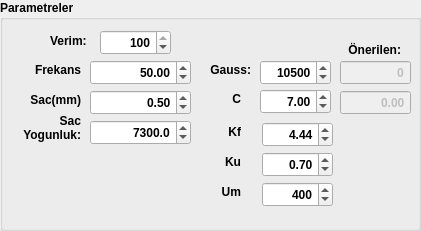
     <widget class="QGroupBox" name="groupBox_3">
      <property name="geometry">
       <rect>
        <x>540</x>
        <y>10</y>
        <width>421</width>
        <height>231</height>
       </rect>
      </property>
      <property name="font">
       <font>
        <weight>75</weight>
        <bold>true</bold>
       </font>
      </property>
      <property name="title">
       <string>Parametreler</string>
      </property>
      <widget class="QDoubleSpinBox" name="doubleSpinBox_sac">
       <property name="geometry">
        <rect>
         <x>90</x>
         <y>90</y>
         <width>101</width>
         <height>25</height>
        </rect>
       </property>
       <property name="font">
        <font>
         <weight>75</weight>
         <bold>true</bold>
        </font>
       </property>
       <property name="layoutDirection">
        <enum>Qt::LeftToRight</enum>
       </property>
       <property name="autoFillBackground">
        <bool>false</bool>
       </property>
       <property name="alignment">
        <set>Qt::AlignRight|Qt::AlignTrailing|Qt::AlignVCenter</set>
       </property>
       <property name="value">
        <double>0.500000000000000</double>
       </property>
      </widget>
      <widget class="QLabel" name="label_4">
       <property name="geometry">
        <rect>
         <x>10</x>
         <y>90</y>
         <width>71</width>
         <height>20</height>
        </rect>
       </property>
       <property name="text">
        <string>Sac(mm)</string>
       </property>
       <property name="alignment">
        <set>Qt::AlignRight|Qt::AlignTrailing|Qt::AlignVCenter</set>
       </property>
      </widget>
      <widget class="QLabel" name="label_5">
       <property name="geometry">
        <rect>
         <x>200</x>
         <y>60</y>
         <width>51</width>
         <height>20</height>
        </rect>
       </property>
       <property name="layoutDirection">
        <enum>Qt::RightToLeft</enum>
       </property>
       <property name="text">
        <string>Gauss:</string>
       </property>
       <property name="alignment">
        <set>Qt::AlignRight|Qt::AlignTrailing|Qt::AlignVCenter</set>
       </property>
      </widget>
      <widget class="QDoubleSpinBox" name="doubleSpinBox_gauss">
       <property name="geometry">
        <rect>
         <x>260</x>
         <y>60</y>
         <width>71</width>
         <height>25</height>
        </rect>
       </property>
       <property name="font">
        <font>
         <weight>75</weight>
         <bold>true</bold>
        </font>
       </property>
       <property name="layoutDirection">
        <enum>Qt::LeftToRight</enum>
       </property>
       <property name="autoFillBackground">
        <bool>false</bool>
       </property>
       <property name="alignment">
        <set>Qt::AlignRight|Qt::AlignTrailing|Qt::AlignVCenter</set>
       </property>
       <property name="decimals">
        <number>0</number>
       </property>
       <property name="maximum">
        <double>99999.000000000000000</double>
       </property>
       <property name="value">
        <double>10500.000000000000000</double>
       </property>
      </widget>
      <widget class="QLabel" name="label_7">
       <property name="geometry">
        <rect>
         <x>190</x>
         <y>89</y>
         <width>51</width>
         <height>20</height>
        </rect>
       </property>
       <property name="layoutDirection">
        <enum>Qt::RightToLeft</enum>
       </property>
       <property name="text">
        <string>C</string>
       </property>
       <property name="alignment">
        <set>Qt::AlignRight|Qt::AlignTrailing|Qt::AlignVCenter</set>
       </property>
      </widget>
      <widget class="QDoubleSpinBox" name="doubleSpinBox_c">
       <property name="geometry">
        <rect>
         <x>260</x>
         <y>89</y>
         <width>71</width>
         <height>25</height>
        </rect>
       </property>
       <property name="font">
        <font>
         <weight>75</weight>
         <bold>true</bold>
        </font>
       </property>
       <property name="layoutDirection">
        <enum>Qt::LeftToRight</enum>
       </property>
       <property name="autoFillBackground">
        <bool>false</bool>
       </property>
       <property name="alignment">
        <set>Qt::AlignRight|Qt::AlignTrailing|Qt::AlignVCenter</set>
       </property>
       <property name="value">
        <double>7.000000000000000</double>
       </property>
      </widget>
      <widget class="QDoubleSpinBox" name="doubleSpinBox_c2">
       <property name="enabled">
        <bool>false</bool>
       </property>
       <property name="geometry">
        <rect>
         <x>340</x>
         <y>90</y>
         <width>71</width>
         <height>25</height>
        </rect>
       </property>
       <property name="font">
        <font>
         <weight>75</weight>
         <bold>true</bold>
        </font>
       </property>
       <property name="layoutDirection">
        <enum>Qt::LeftToRight</enum>
       </property>
       <property name="autoFillBackground">
        <bool>false</bool>
       </property>
       <property name="alignment">
        <set>Qt::AlignRight|Qt::AlignTrailing|Qt::AlignVCenter</set>
       </property>
       <property name="buttonSymbols">
        <enum>QAbstractSpinBox::NoButtons</enum>
       </property>
      </widget>
      <widget class="QDoubleSpinBox" name="doubleSpinBox_gauss2">
       <property name="enabled">
        <bool>false</bool>
       </property>
       <property name="geometry">
        <rect>
         <x>340</x>
         <y>60</y>
         <width>71</width>
         <height>25</height>
        </rect>
       </property>
       <property name="font">
        <font>
         <weight>75</weight>
         <bold>true</bold>
        </font>
       </property>
       <property name="layoutDirection">
        <enum>Qt::LeftToRight</enum>
       </property>
       <property name="autoFillBackground">
        <bool>false</bool>
       </property>
       <property name="alignment">
        <set>Qt::AlignRight|Qt::AlignTrailing|Qt::AlignVCenter</set>
       </property>
       <property name="buttonSymbols">
        <enum>QAbstractSpinBox::NoButtons</enum>
       </property>
       <property name="decimals">
        <number>0</number>
       </property>
       <property name="maximum">
        <double>999999.000000000000000</double>
       </property>
      </widget>
      <widget class="QLabel" name="label_113">
       <property name="geometry">
        <rect>
         <x>340</x>
         <y>40</y>
         <width>61</width>
         <height>20</height>
        </rect>
       </property>
       <property name="layoutDirection">
        <enum>Qt::RightToLeft</enum>
       </property>
       <property name="text">
        <string>Önerilen:</string>
       </property>
       <property name="alignment">
        <set>Qt::AlignRight|Qt::AlignTrailing|Qt::AlignVCenter</set>
       </property>
      </widget>
      <widget class="QLabel" name="label_59">
       <property name="geometry">
        <rect>
         <x>50</x>
         <y>30</y>
         <width>41</width>
         <height>21</height>
        </rect>
       </property>
       <property name="text">
        <string>Verim:</string>
       </property>
      </widget>
      <widget class="QDoubleSpinBox" name="doubleSpinBox_karkas_verim">
       <property name="geometry">
        <rect>
         <x>100</x>
         <y>30</y>
         <width>71</width>
         <height>25</height>
        </rect>
       </property>
       <property name="font">
        <font>
         <weight>75</weight>
         <bold>true</bold>
        </font>
       </property>
       <property name="layoutDirection">
        <enum>Qt::LeftToRight</enum>
       </property>
       <property name="autoFillBackground">
        <bool>false</bool>
       </property>
       <property name="alignment">
        <set>Qt::AlignRight|Qt::AlignTrailing|Qt::AlignVCenter</set>
       </property>
       <property name="decimals">
        <number>0</number>
       </property>
       <property name="maximum">
        <double>100.000000000000000</double>
       </property>
       <property name="singleStep">
        <double>1.000000000000000</double>
       </property>
       <property name="value">
        <double>100.000000000000000</double>
       </property>
      </widget>
      <widget class="QDoubleSpinBox" name="doubleSpinBox_Kf">
       <property name="geometry">
        <rect>
         <x>262</x>
         <y>122</y>
         <width>71</width>
         <height>25</height>
        </rect>
       </property>
       <property name="font">
        <font>
         <weight>75</weight>
         <bold>true</bold>
        </font>
       </property>
       <property name="layoutDirection">
        <enum>Qt::LeftToRight</enum>
       </property>
       <property name="autoFillBackground">
        <bool>false</bool>
       </property>
       <property name="alignment">
        <set>Qt::AlignRight|Qt::AlignTrailing|Qt::AlignVCenter</set>
       </property>
       <property name="maximum">
        <double>999.990000000000009</double>
       </property>
       <property name="singleStep">
        <double>0.010000000000000</double>
       </property>
       <property name="value">
        <double>4.440000000000000</double>
       </property>
      </widget>
      <widget class="QLabel" name="label_22">
       <property name="geometry">
        <rect>
         <x>180</x>
         <y>122</y>
         <width>61</width>
         <height>20</height>
        </rect>
       </property>
       <property name="text">
        <string>Kf</string>
       </property>
       <property name="alignment">
        <set>Qt::AlignRight|Qt::AlignTrailing|Qt::AlignVCenter</set>
       </property>
      </widget>
      <widget class="QLabel" name="label_23">
       <property name="geometry">
        <rect>
         <x>210</x>
         <y>152</y>
         <width>31</width>
         <height>20</height>
        </rect>
       </property>
       <property name="text">
        <string>Ku</string>
       </property>
       <property name="alignment">
        <set>Qt::AlignRight|Qt::AlignTrailing|Qt::AlignVCenter</set>
       </property>
      </widget>
      <widget class="QDoubleSpinBox" name="doubleSpinBox_Ku">
       <property name="geometry">
        <rect>
         <x>262</x>
         <y>152</y>
         <width>71</width>
         <height>25</height>
        </rect>
       </property>
       <property name="font">
        <font>
         <weight>75</weight>
         <bold>true</bold>
        </font>
       </property>
       <property name="layoutDirection">
        <enum>Qt::LeftToRight</enum>
       </property>
       <property name="autoFillBackground">
        <bool>false</bool>
       </property>
       <property name="alignment">
        <set>Qt::AlignRight|Qt::AlignTrailing|Qt::AlignVCenter</set>
       </property>
       <property name="maximum">
        <double>999.990000000000009</double>
       </property>
       <property name="singleStep">
        <double>0.010000000000000</double>
       </property>
       <property name="value">
        <double>0.700000000000000</double>
       </property>
      </widget>
      <widget class="QLabel" name="label_24">
       <property name="geometry">
        <rect>
         <x>210</x>
         <y>182</y>
         <width>31</width>
         <height>20</height>
        </rect>
       </property>
       <property name="text">
        <string>Um</string>
       </property>
       <property name="alignment">
        <set>Qt::AlignRight|Qt::AlignTrailing|Qt::AlignVCenter</set>
       </property>
      </widget>
      <widget class="QDoubleSpinBox" name="doubleSpinBox_Um">
       <property name="geometry">
        <rect>
         <x>262</x>
         <y>182</y>
         <width>71</width>
         <height>25</height>
        </rect>
       </property>
       <property name="font">
        <font>
         <weight>75</weight>
         <bold>true</bold>
        </font>
       </property>
       <property name="layoutDirection">
        <enum>Qt::LeftToRight</enum>
       </property>
       <property name="autoFillBackground">
        <bool>false</bool>
       </property>
       <property name="alignment">
        <set>Qt::AlignRight|Qt::AlignTrailing|Qt::AlignVCenter</set>
       </property>
       <property name="decimals">
        <number>0</number>
       </property>
       <property name="maximum">
        <double>1000.000000000000000</double>
       </property>
       <property name="singleStep">
        <double>1.000000000000000</double>
       </property>
       <property name="value">
        <double>400.000000000000000</double>
       </property>
      </widget>
      <widget class="QLabel" name="label_138">
       <property name="geometry">
        <rect>
         <x>-20</x>
         <y>112</y>
         <width>101</width>
         <height>31</height>
        </rect>
       </property>
       <property name="text">
        <string>Sac
Yogunluk:</string>
       </property>
       <property name="alignment">
        <set>Qt::AlignRight|Qt::AlignTrailing|Qt::AlignVCenter</set>
       </property>
      </widget>
      <widget class="QDoubleSpinBox" name="doubleSpinBox_sacYogunluk">
       <property name="enabled">
        <bool>true</bool>
       </property>
       <property name="geometry">
        <rect>
         <x>90</x>
         <y>120</y>
         <width>101</width>
         <height>25</height>
        </rect>
       </property>
       <property name="palette">
        <palette>
         <active>
          <colorrole role="Dark">
           <brush brushstyle="SolidPattern">
            <color alpha="255">
             <red>190</red>
             <green>190</green>
             <blue>190</blue>
            </color>
           </brush>
          </colorrole>
          <colorrole role="Text">
           <brush brushstyle="SolidPattern">
            <color alpha="255">
             <red>0</red>
             <green>0</green>
             <blue>0</blue>
            </color>
           </brush>
          </colorrole>
          <colorrole role="PlaceholderText">
           <brush brushstyle="SolidPattern">
            <color alpha="128">
             <red>0</red>
             <green>0</green>
             <blue>0</blue>
            </color>
           </brush>
          </colorrole>
         </active>
         <inactive>
          <colorrole role="Dark">
           <brush brushstyle="SolidPattern">
            <color alpha="255">
             <red>190</red>
             <green>190</green>
             <blue>190</blue>
            </color>
           </brush>
          </colorrole>
          <colorrole role="Text">
           <brush brushstyle="SolidPattern">
            <color alpha="255">
             <red>0</red>
             <green>0</green>
             <blue>0</blue>
            </color>
           </brush>
          </colorrole>
          <colorrole role="PlaceholderText">
           <brush brushstyle="SolidPattern">
            <color alpha="128">
             <red>0</red>
             <green>0</green>
             <blue>0</blue>
            </color>
           </brush>
          </colorrole>
         </inactive>
         <disabled>
          <colorrole role="Dark">
           <brush brushstyle="SolidPattern">
            <color alpha="255">
             <red>190</red>
             <green>190</green>
             <blue>190</blue>
            </color>
           </brush>
          </colorrole>
          <colorrole role="Text">
           <brush brushstyle="SolidPattern">
            <color alpha="255">
             <red>0</red>
             <green>0</green>
             <blue>0</blue>
            </color>
           </brush>
          </colorrole>
          <colorrole role="PlaceholderText">
           <brush brushstyle="SolidPattern">
            <color alpha="128">
             <red>0</red>
             <green>0</green>
             <blue>0</blue>
            </color>
           </brush>
          </colorrole>
         </disabled>
        </palette>
       </property>
       <property name="font">
        <font>
         <weight>75</weight>
         <bold>true</bold>
        </font>
       </property>
       <property name="layoutDirection">
        <enum>Qt::LeftToRight</enum>
       </property>
       <property name="autoFillBackground">
        <bool>false</bool>
       </property>
       <property name="alignment">
        <set>Qt::AlignRight|Qt::AlignTrailing|Qt::AlignVCenter</set>
       </property>
       <property name="buttonSymbols">
        <enum>QAbstractSpinBox::UpDownArrows</enum>
       </property>
       <property name="decimals">
        <number>1</number>
       </property>
       <property name="maximum">
        <double>99999.000000000000000</double>
       </property>
       <property name="value">
        <double>7300.000000000000000</double>
       </property>
      </widget>
      <widget class="QLabel" name="label_6">
       <property name="geometry">
        <rect>
         <x>20</x>
         <y>60</y>
         <width>61</width>
         <height>20</height>
        </rect>
       </property>
       <property name="text">
        <string>Frekans</string>
       </property>
       <property name="alignment">
        <set>Qt::AlignRight|Qt::AlignTrailing|Qt::AlignVCenter</set>
       </property>
      </widget>
      <widget class="QDoubleSpinBox" name="doubleSpinBox_frekans">
       <property name="geometry">
        <rect>
         <x>90</x>
         <y>60</y>
         <width>101</width>
         <height>25</height>
        </rect>
       </property>
       <property name="font">
        <font>
         <weight>75</weight>
         <bold>true</bold>
        </font>
       </property>
       <property name="layoutDirection">
        <enum>Qt::LeftToRight</enum>
       </property>
       <property name="autoFillBackground">
        <bool>false</bool>
       </property>
       <property name="alignment">
        <set>Qt::AlignRight|Qt::AlignTrailing|Qt::AlignVCenter</set>
       </property>
       <property name="value">
        <double>50.000000000000000</double>
       </property>
      </widget>
     </widget>
